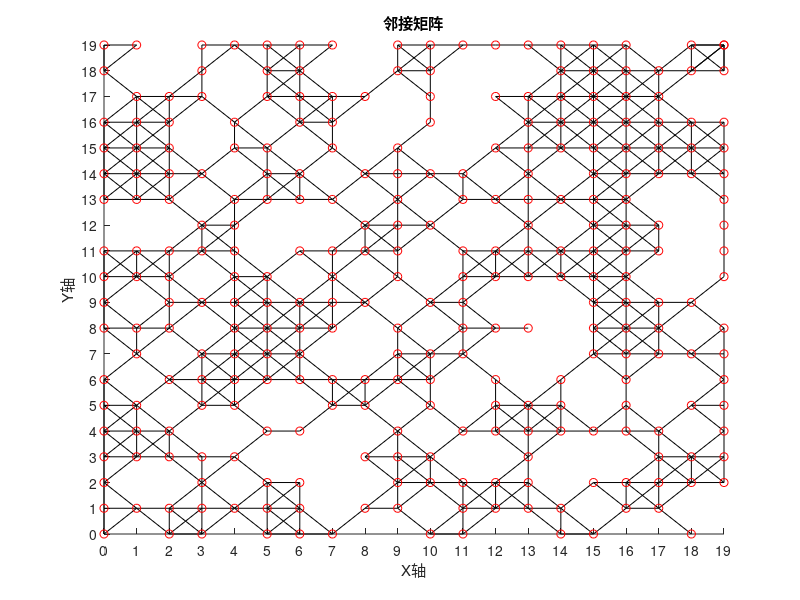

Recreate this plot in MATLAB.
% 此文件用于记录eie589 assignment1
% 使用dj算法

% 生成节点坐标矩阵，这里是20x20的网格
[x, y] = meshgrid(0:19, 0:19);
all_points = [x(:), y(:)]; % 将坐标矩阵转换为Nx2的矩阵，N = 400

% 保留(0,0)和(19,19)两个点，获取其他398个点的索引
keep_points = [1; 381]; % (1,1)对应索引1，(20,20)对应索引400
other_points_index = setdiff(1:400, keep_points); 

% 随机选择120个要移除的点的索引
removed_points_index = randperm(length(other_points_index), 120);
remaining_points_index = setdiff(other_points_index, removed_points_index); 

% 获取剩余的280个点的坐标
remaining_points = all_points(remaining_points_index, :);
start_point= [0, 0];
end_point = [19, 19];
remaining_points = [start_point; remaining_points; end_point];

% 优化  
num_remaining_points = size(remaining_points, 1);
adj_matrix = zeros(num_remaining_points);
for i = 1:num_remaining_points
    x_i = remaining_points(i,1);
    y_i = remaining_points(i,2);
    for dx = -1:1
        for dy = -1:1
            x_j = x_i + dx;
            y_j = y_i + dy;
            % 找到符合坐标范围的邻居节点索引
            index_j = find((remaining_points(:,1)==x_j)&(remaining_points(:,2)==y_j), 1);
            if ~isempty(index_j)
                dist = norm(remaining_points(i,:) - remaining_points(index_j,:));
                adj_matrix(i,index_j) = dist;
                adj_matrix(index_j,i) = dist;
            end
        end
    end
end


% 绘制图的节点和边
figure;
hold on;
num_remaining_points = size(remaining_points, 1);
% 绘制边
for i = 1:num_remaining_points
    for j = i+1:num_remaining_points % 只遍历后面的点，避免重复绘制边
        if adj_matrix(i,j) > 0
            plot([remaining_points(i,1), remaining_points(j,1)], [remaining_points(i,2), remaining_points(j,2)], 'k-');
        end
    end
end
plot(remaining_points(:,1), remaining_points(:,2), 'ro');
axis([0 19 0 19]); 
xticks(0:1:19);
yticks(0:1:19);
hold off;
xlabel('X轴');
ylabel('Y轴');
title('邻接矩阵');
